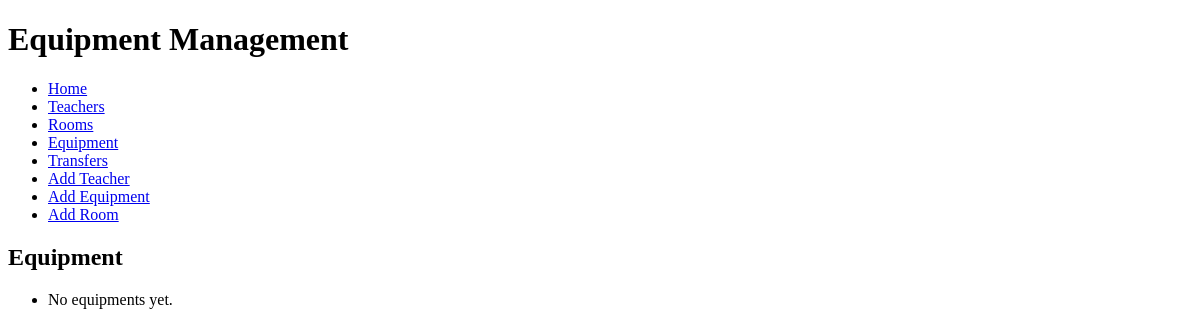
/equipment/, run on an earlier commit of the app's database.
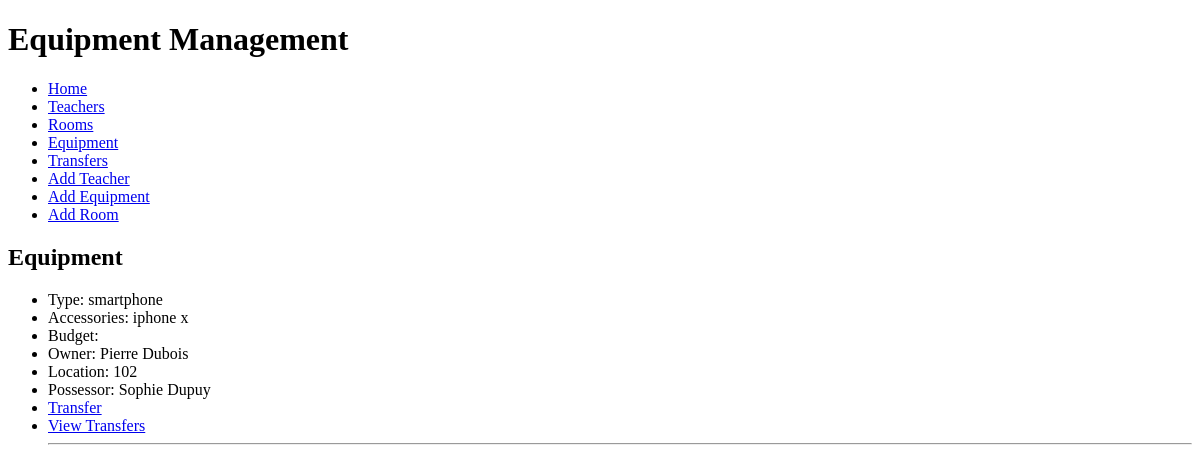
And on a later commit of the database.
### equipment_app/models.py (models this page shows, shortened)
class Equipment(models.Model):
    EQUIPMENT_TYPE_CHOICES = [
        ('smartphone', 'Smartphone'),
        ('tablet', 'Tablette'),
        ('screen', 'Écran'),
        ('projector', 'Vidéo-Projecteur'),
        ('laser_pointer', 'Pointeur Laser'),
    ]
    BUDGET_CHOICES = [
        ('current_year', 'Current Year Budget'),
        ('projects', 'Projects Budget'),
        ('exceptional', 'Exceptional Financing'),
    ]
    type = models.CharField(max_length=50, choices=EQUIPMENT_TYPE_CHOICES)
    budget = models.CharField(max_length=20, choices=BUDGET_CHOICES, default='current_year')
    accessories = models.TextField()
    owner = models.ForeignKey(Teacher, on_delete=models.CASCADE)
    current_location = models.ForeignKey(Room, on_delete=models.CASCADE, related_name='location', default=1)
    current_possessor = models.ForeignKey(Teacher, on_delete=models.CASCADE, related_name='possessor')

class Teacher(models.Model):
    name = models.CharField(max_length=200)

class Room(models.Model):
    room_number = models.CharField(max_length=10)

### equipment_app/views.py (the view)
# urls.py: path('equipment/', views.equipment, name='equipment'),
def equipment(request):
    equipments = Equipment.objects.all()
    return render(request, 'equipment.html', {'equipments': equipments})

### equipment_app/templates/equipment.html
{% extends "base_generic.html" %}
{% block content %}
    <h2>Equipment</h2>
    <ul>
        {% for equipment in equipments %}
            <li>Type: {{ equipment.type }}</li>
            <li>Accessories: {{ equipment.accessories }}</li>
            <li>Budget: {{ item.get_budget_display }}</li>
            <li>Owner: {{ equipment.owner.name }}</li>
            <li>Location: {{ equipment.current_location.room_number }}</li>
            <li>Possessor: {{ equipment.current_possessor.name }}</li>
            <li><a href="{% url 'transfer_equipment' equipment.id %}">Transfer</a></li>
            <li><a href="{% url 'equipment_transfers' equipment.id %}">View Transfers</a></li>
            <hr>
        {% empty %}
            <li>No equipments yet.</li>
        {% endfor %}
    </ul>
{% endblock %}

What changed in the data, as far as the page shows it:
added Equipment: type "smartphone", accessories "iphone x", owner.name "Pierre Dubois", current_location.room_number "102", current_possessor.name "Sophie Dupuy"
Also different on the page:
text no longer shown: "No equipments yet."
